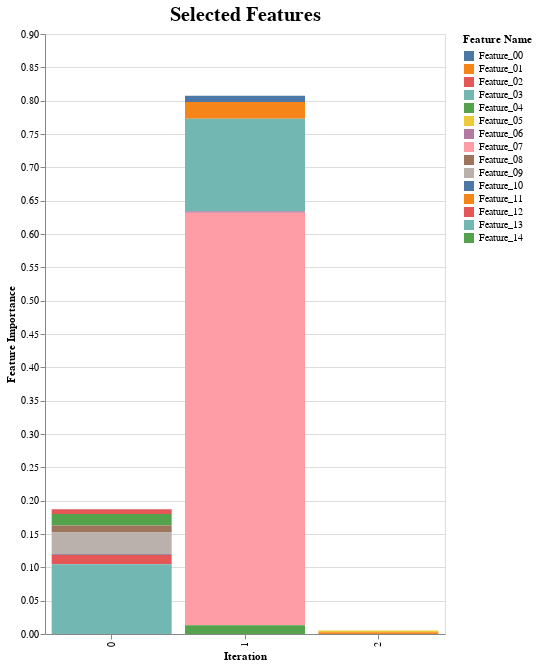

Notebook code cell kept with this figure:
### Code cell
f = (
    alt.Chart(df)
    .mark_bar()
    .encode(
        x=alt.X("iteration_id:N", title="Iteration"),
        y=alt.Y("sum(feature_impt)", title="Feature Importance"),
        color=alt.Color("feature_name:N", title="Feature Name"),
    )
)

f = f.configure_title(font="computer modern", fontSize=20)
f.properties(title="Selected Features", width=400, height=600)

### Figure 1 — Vega-Lite specification as saved in the notebook (floating-point values rounded to 4 significant figures)
{"config": {"view": {"continuousWidth": 400, "continuousHeight": 300}, "title": {"font": "computer modern", "fontSize": 20}}, "data": {"name": "data-ce24607cd717b02c9789e3209ae01c3a"}, "mark": "bar", "encoding": {"color": {"type": "nominal", "field": "feature_name", "title": "Feature Name"}, "x": {"type": "nominal", "field": "iteration_id", "title": "Iteration"}, "y": {"type": "quantitative", "aggregate": "sum", "field": "feature_impt", "title": "Feature Importance"}}, "height": 600, "title": "Selected Features", "width": 400, "$schema": "https://vega.github.io/schema/vega-lite/v4.8.1.json", "datasets": {"data-ce24607cd717b02c9789e3209ae01c3a": [{"feature_name": "Feature_00", "feature_impt": 0.009628, "iteration_id": 1}, {"feature_name": "Feature_01", "feature_impt": 0.02502, "iteration_id": 1}, {"feature_name": "Feature_02", "feature_impt": 0.007115, "iteration_id": 0}, {"feature_name": "Feature_03", "feature_impt": 0.1387, "iteration_id": 1}, {"feature_name": "Feature_04", "feature_impt": 0.01706, "iteration_id": 0}, {"feature_name": "Feature_05", "feature_impt": 0.002726, "iteration_id": 2}, {"feature_name": "Feature_06", "feature_impt": 0.002461, "iteration_id": 1}, {"feature_name": "Feature_07", "feature_impt": 0.6187, "iteration_id": 1}, {"feature_name": "Feature_08", "feature_impt": 0.01057, "iteration_id": 0}, {"feature_name": "Feature_09", "feature_impt": 0.0324, "iteration_id": 0}, {"feature_name": "Feature_10", "feature_impt": 0.001128, "iteration_id": 0}, {"feature_name": "Feature_11", "feature_impt": 0.002652, "iteration_id": 2}, {"feature_name": "Feature_12", "feature_impt": 0.01429, "iteration_id": 0}, {"feature_name": "Feature_13", "feature_impt": 0.1045, "iteration_id": 0}, {"feature_name": "Feature_14", "feature_impt": 0.01305, "iteration_id": 1}]}}
